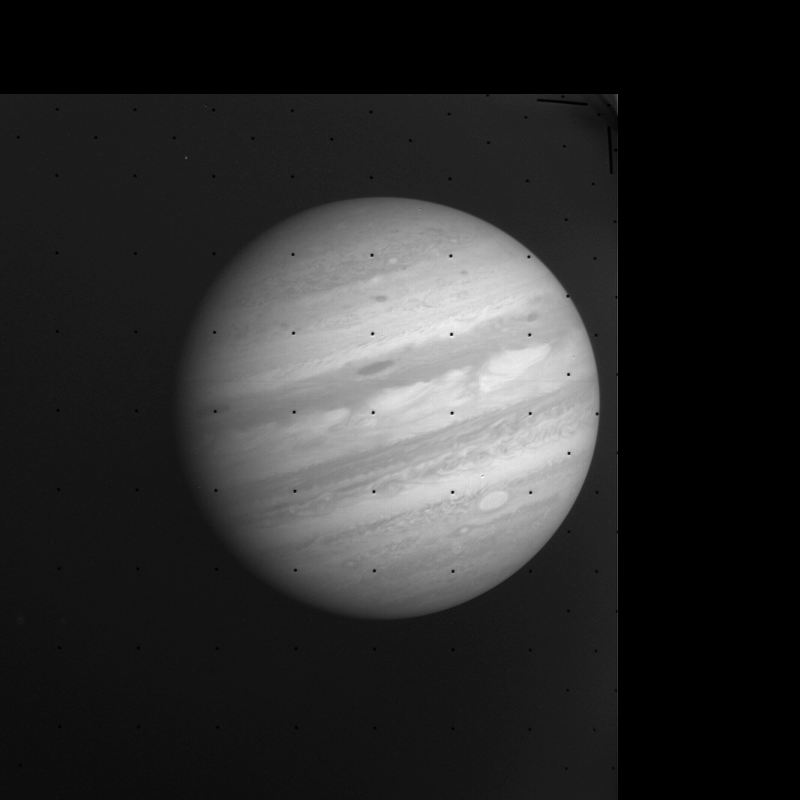
#> input picture src/experiments/composites/orange.png, 800 x 800 px
$ python composites.py   (Python 2 division)
#> lines starting #> are read from the running program, lines starting #| are printed output that depends on the picture

# combine channels to make composite images

import cv2
import numpy as np

# import sys; sys.path.append('..') # so can import from main src folder
# import config

# this works

# # load images
# b=cv2.imread('composites/blue.png',cv2.IMREAD_GRAYSCALE)
# r=cv2.imread('composites/orange.png',cv2.IMREAD_GRAYSCALE)
# g=cv2.imread('composites/green.png',cv2.IMREAD_GRAYSCALE)

# # apply weights
# b = cv2.multiply(b,0.7)
# r = cv2.multiply(r,0.5)
# # g = cv2.multiply(g,1.0)

# # merge channels
# img = cv2.merge((b,g,r))

# # show image
# cv2.imshow("output",img)
# cv2.waitKey(0)


# put into a fn...

def combineChannels(channels):
    "combine the given weighted channels and return a single image"
    # eg channels = {
    # 'Orange':'composites/orange.png',
    # 'Green':'composites/green.png',
    # 'Blue':'composites/blue.png',
    # }
    # if missing a channel will use a blank/black image for that channel

    # get filenames
    redfile = channels.get('Orange')
    greenfile = channels.get('Green') or channels.get('Clear')
    bluefile = channels.get('Blue') or channels.get('Violet') or channels.get('Ultraviolet')

    # read images
    # returns None if filename is invalid - doesn't throw an error
    red = cv2.imread(redfile,cv2.IMREAD_GRAYSCALE)
#> red is the input picture: shape (800, 800); min 0, max 255, mean 43.5
    green = cv2.imread(greenfile,cv2.IMREAD_GRAYSCALE)
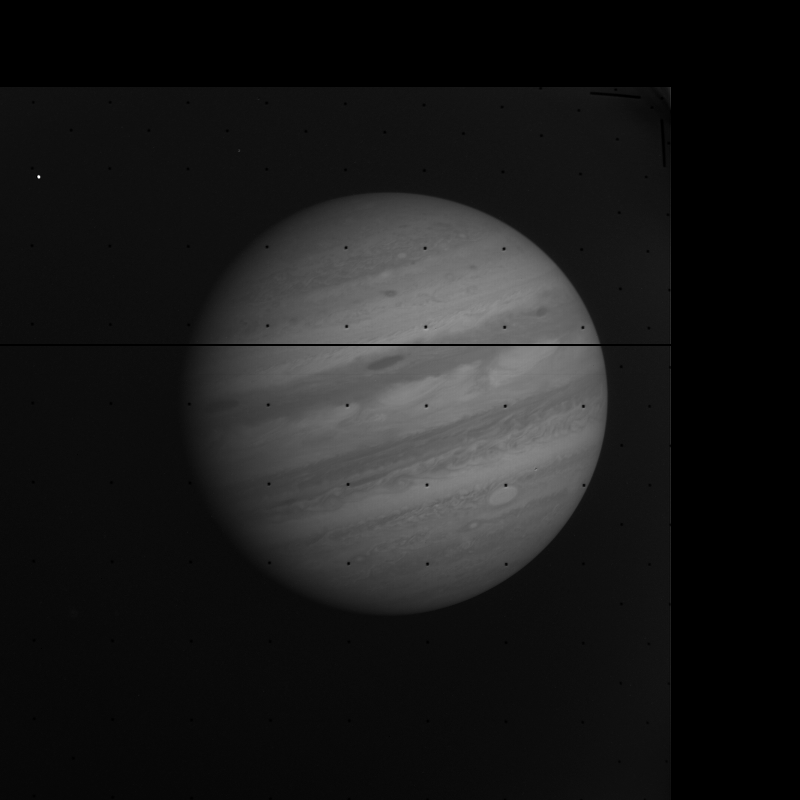
#> input picture src/experiments/composites/green.png, 800 x 800 px
#> green is the input picture: shape (800, 800); min 0, max 255, mean 25.9
    blue = cv2.imread(bluefile,cv2.IMREAD_GRAYSCALE)
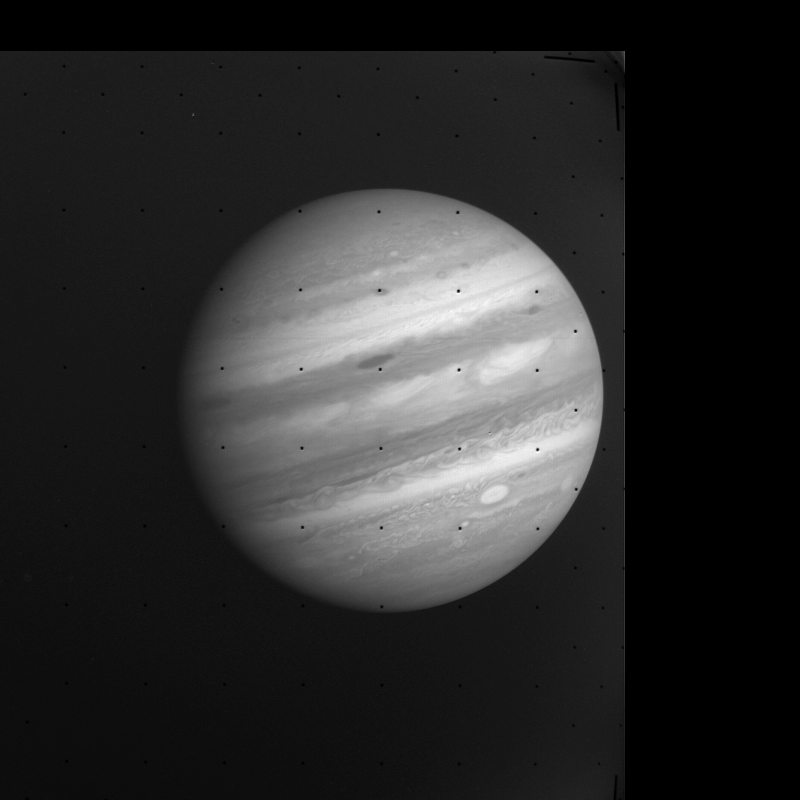
#> input picture src/experiments/composites/blue.png, 800 x 800 px
#> blue is the input picture: shape (800, 800); min 0, max 255, mean 43.3

    # assign a blank image if missing a channel
    blank = np.zeros((800,800), np.uint8)
    if red is None: red = blank
    if green is None: green = blank
    if blue is None: blue = blank

    # apply weights
    blue = cv2.multiply(blue,0.6)
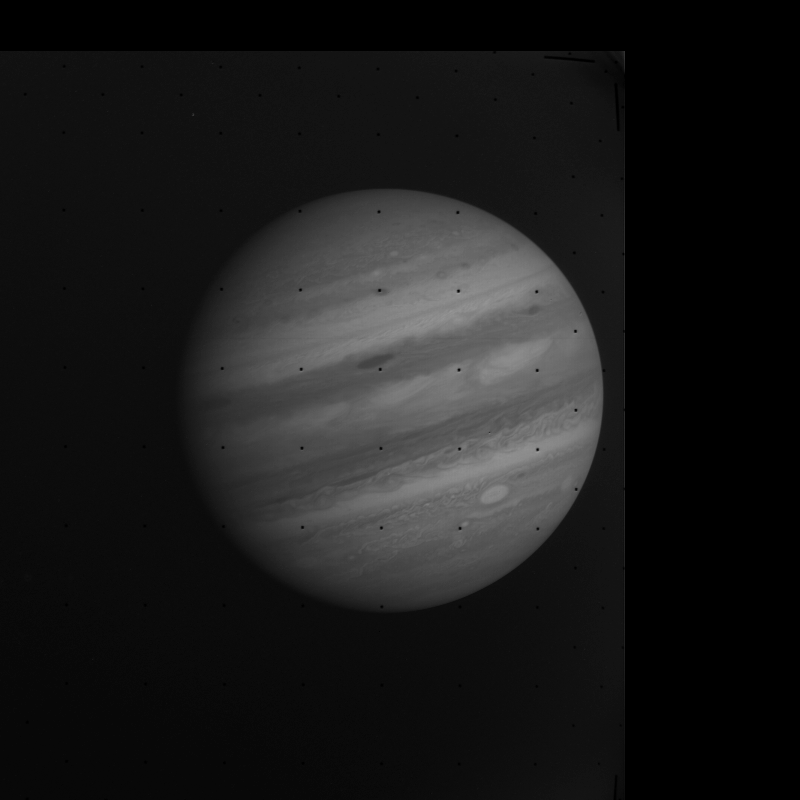
#> blue: shape (800, 800); min 0, max 153, mean 26
    red = cv2.multiply(red,0.5)
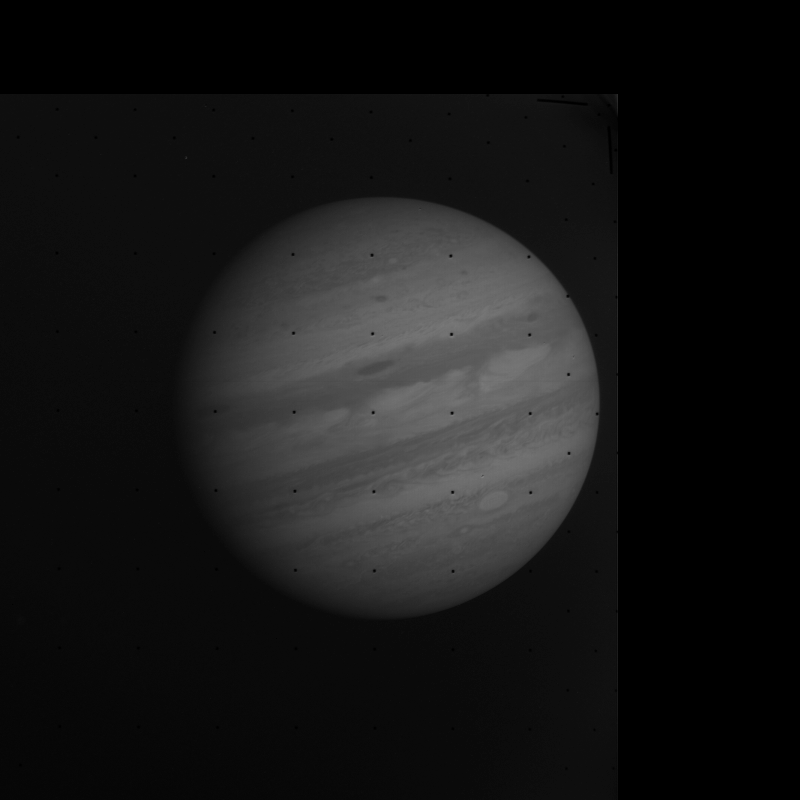
#> red: shape (800, 800); min 0, max 128, mean 21.8
    # green = cv2.multiply(green,1.0)

    # merge channels - BGR for cv2
    im = cv2.merge((blue, green, red))
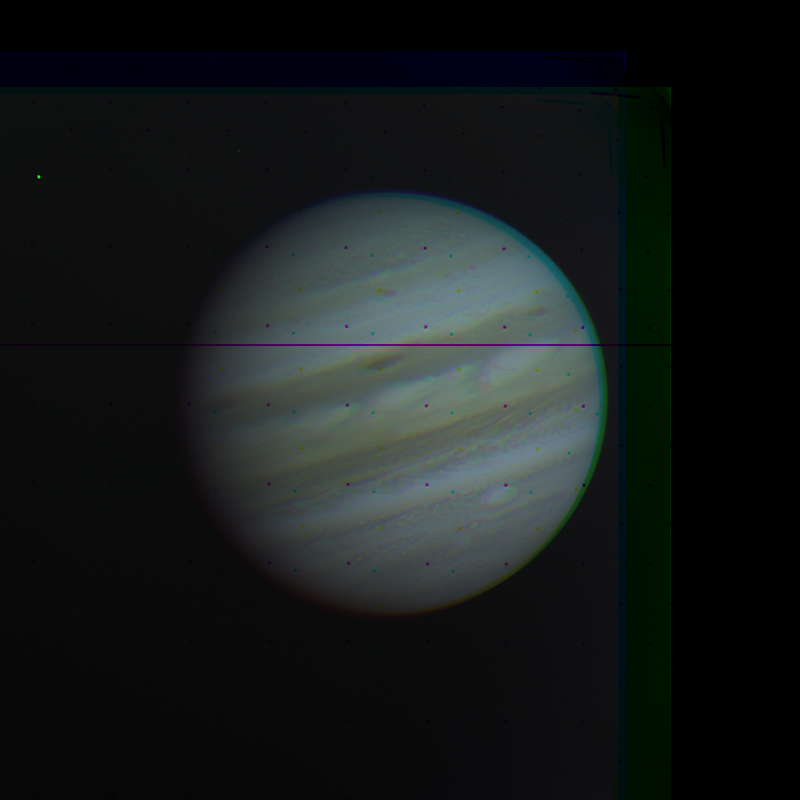
#> im: shape (800, 800, 3); mean of channels 0, 1, 2 26, 25.9, 21.8; drawn as B, G, R

    return im


channels = {
    'Orange':'composites/orange.png',
    'Green':'composites/green.png',
    'Blue':'composites/blue.png',
    }
im = combineChannels(channels)
cv2.imshow("output",im)
cv2.waitKey(0)


# [7 lines of commented-out code are left out]


print 'done'
